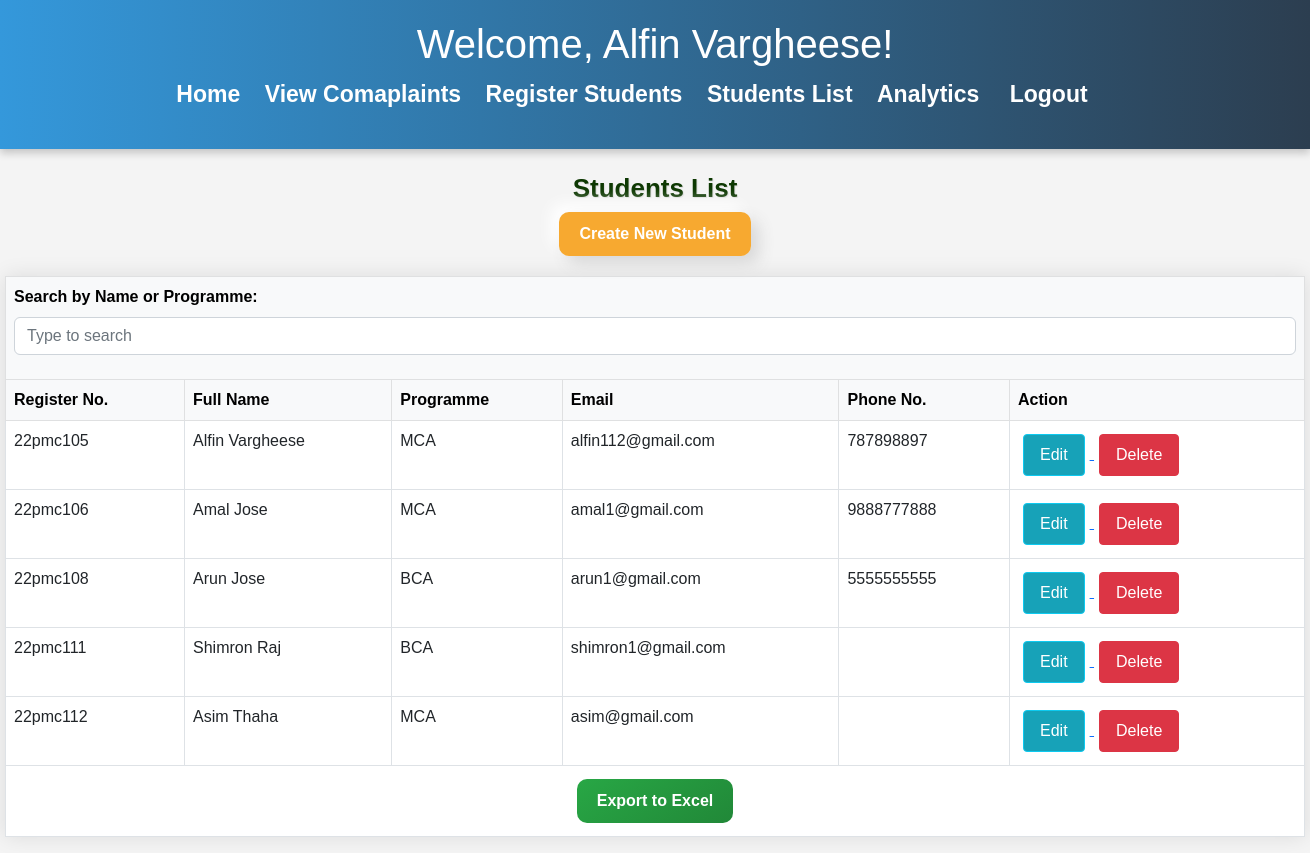
Page /staff/students/ (signed in) on the committed database.
### EduComplain/models.py (models this page shows)
class UserProfile(models.Model):
    user = models.OneToOneField(User, on_delete=models.CASCADE)
    programme = models.CharField(max_length=40)
    is_staff = models.BooleanField(default=False)

class StudentProfile(models.Model):
    student=models.OneToOneField(User, on_delete=models.CASCADE)
    gender = models.CharField(max_length=10, choices=[('male', 'Male'), ('female', 'Female'), ('other', 'Other')],null=True, blank=True)
    date_of_birth = models.DateField(null=True, blank=True)
    contact_number = models.CharField(max_length=15, null=True, blank=True)
    address = models.TextField(null=True, blank=True)
    profile_pic = models.ImageField(upload_to='profile_pics', blank=True, null=True)

### EduComplain/views.py (the view, shortened to what this page needs)
# urls.py: path('staff/students/', student_list, name='student_list'),
@login_required
def student_list(request):
    query = request.GET.get('q')
    programme_query = request.GET.get('programme')
    students = UserProfile.objects.exclude(is_staff=True)
    if programme_query:
        students = students.filter(programme__icontains=programme_query)
    return render(request, 'student_list.html', {'students': students, 'query': query, 'programme_query': programme_query})

### EduComplain/templates/student_list.html (shortened to what this page needs)
{% load static %}
<!DOCTYPE html>
<html lang="en">
<head>
    <link href="https://cdn.jsdelivr.net/npm/bootstrap@5.2.3/dist/css/bootstrap.min.css" rel="stylesheet"
>
</head>
<body>
    <header>
        <h1>Welcome, {{ user.first_name }} {{ user.last_name }}!</h1>
        <nav>
          <ul>
            <li><a href="{% url 'staff_dashboard' %}">Home</a></li>
            <li><a href="{% url 'staff_complaint_display'%}">View Comaplaints</a></li>
            <li><a href="{%url 'create_student'%}">Register Students</a></li>
            <li><a href="{% url 'student_list'%}">Students List</a></li>
            <li><a href="{% url 'analytics'%}">Analytics</a></li>
            <li>
              <form action="{% url 'user_logout' %}" method="post">
                <li>
                  <span>
                    <button
                      type="submit"
                      style="
                        border: none;
                        background: none;
                        cursor: pointer;
                        text-decoration: none;
                        color: #fff;
                        font-weight: bold;
                        font-size: 23px;
                      "
                    >
                      Logout
                    </button>
                  </span>
                </li>
              </form>
            </li>
          </ul>
        </nav>
      </header>
      {% block content %}
      <br>
      <h1 style="font-family: 'Arial', sans-serif; color: #0D3802; font-size: 26px; font-weight: bold; text-align: center; text-shadow: 1px 1px 1px rgba(0, 0, 0, 0.1);">Students List</h1>
      <a href="{% url 'create_student' %}" style="text-decoration: none;">
          <center>
              <button style="background: linear-gradient(145deg, #F7A930, #F7A930); color: #fff; padding: 10px 20px; border: none; border-radius: 10px; font-weight: bold; cursor: pointer; box-shadow: 8px 8px 16px #D8D8D8, -8px -8px 16px #FFFFFF; transition: background 0.3s ease-in-out;">
                  Create New Student
              </button>
          </center>
      </a>
      <table class="table table-bordered" style="width:1300px">
          <thead class="table-light">
              <tr>
                  <th colspan="10">
                      <div class="mb-3">
                          <label for="searchBar" class="form-label">Search by Name or Programme:</label>
                          <input type="text" id="searchBar" class="form-control" oninput="searchStudents()" placeholder="Type to search">
                      </div>
                  </th>
              </tr>
              <tr>
                  <th>Register No.</th>
                  <th>Full Name</th>
                  <th>Programme</th>
                  <th>Email</th>
                  <th>Phone No.</th>
                  <th>Action</th>
              </tr>
          </thead>
          <tbody>
              {% for student in students %}
                  <tr>
                      <td>{{ student.user.username }}</td>
                      <td>{{ student.user.get_full_name }}</td>
                      <td>{{ student.programme }}</td>
                      <td>{{ student.user.email }}</td>
                      <td>{{ student.user.studentprofile.contact_number }}</td>
                      <td>
                          <a href="{% url 'edit_student' username=student.user.username %}">
                              <button name="edit_button" class="btn btn-info">Edit</button>
                          </a>
                          <form method="post" action="{% url 'delete_student' username=student.user.username %}" style="display: inline;">
                            <button type="submit" class="btn btn-danger">Delete</button>
                        </form>
                      </td>
                  </tr>
              {% endfor %}
          </tbody>
          <tr>
              <th colspan="10">
                  <center>
                      <a href="{% url 'student_list' %}?export_excel=1">
                          <button style="background: linear-gradient(145deg, #28a745, #218838); color: #fff; padding: 10px 20px; border: none; border-radius: 10px; font-weight: bold; cursor: pointer; transition: background 0.3s ease-in-out;" class="btn btn-success">
                              Export to Excel
                          </button>
                      </a>
                  </center>
              </th>
          </tr>
      </table>
  {% endblock %}
</body>
</html>

### EduComplain/templates/student_list.html (style rules this page uses)
body { font-family: 'Arial', sans-serif; margin: 0; padding: 0; background-color: #f4f4f4; }
header { background: linear-gradient(to right, #3498db, #2c3e50); color: #fff; padding: 20px; text-align: center; box-shadow: 0 2px 4px rgba(0, 0, 0, 0.1); transition: box-shadow 0.3s ease-in-out; }
nav ul { list-style: none; padding: 0; }
nav ul li { display: inline-block; margin-right: 20px; }
nav a { text-decoration: none; color: #fff; font-weight: bold; font-size: 23px; }
table { width: 80%; margin: 20px auto; border-collapse: collapse; box-shadow: 0 0 20px rgba(0, 0, 0, 0.1); background-color: #fff; }
th, td { padding: 12px; text-align: left; border-bottom: 1px solid #ddd; }
th { background-color: #007bff; color: #000000; }
.btn { display: inline-block; padding: 8px 16px; margin: 5px; text-decoration: none; border-radius: 4px; transition: background-color 0.3s; }
.btn-danger { background-color: #dc3545; color: #fff; }
.btn-info { background-color: #17a2b8; color: #fff; }

### rows in the picture
UserProfile: user.username "22pmc105", user.get_full_name "Alfin Vargheese", programme "MCA", user.email "alfin112@gmail.com", user.studentprofile.contact_number "787898897"
UserProfile: user.username "22pmc106", user.get_full_name "Amal Jose", programme "MCA", user.email "amal1@gmail.com", user.studentprofile.contact_number "9888777888"
UserProfile: user.username "22pmc108", user.get_full_name "Arun Jose", programme "BCA", user.email "arun1@gmail.com", user.studentprofile.contact_number "5555555555"
UserProfile: user.username "22pmc111", user.get_full_name "Shimron Raj", programme "BCA", user.email "shimron1@gmail.com"
UserProfile: user.username "22pmc112", user.get_full_name "Asim Thaha", programme "MCA", user.email "asim@gmail.com"

### other values in the picture
{{ user.first_name }} "Alfin"
{{ user.last_name }} "Vargheese"
